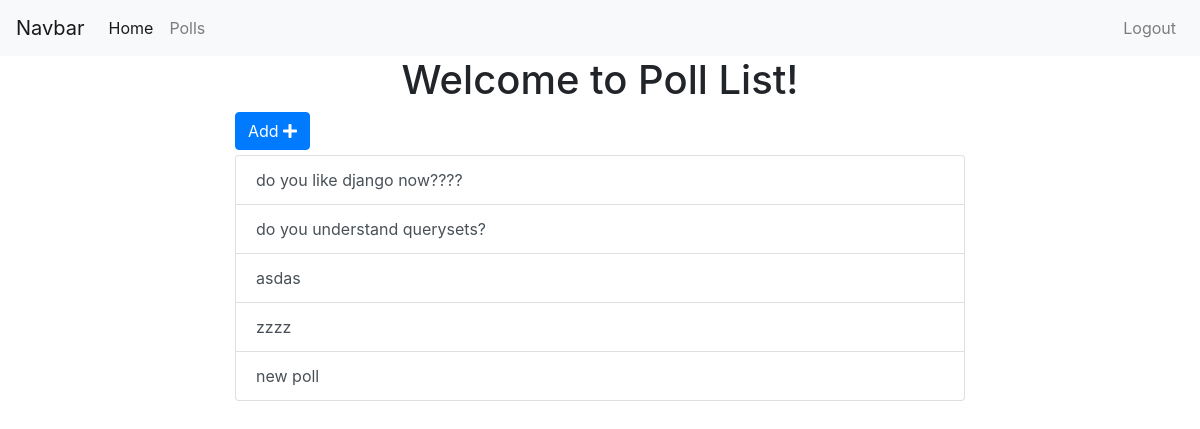
The page /polls/list/ (signed in) on the database as committed earlier.
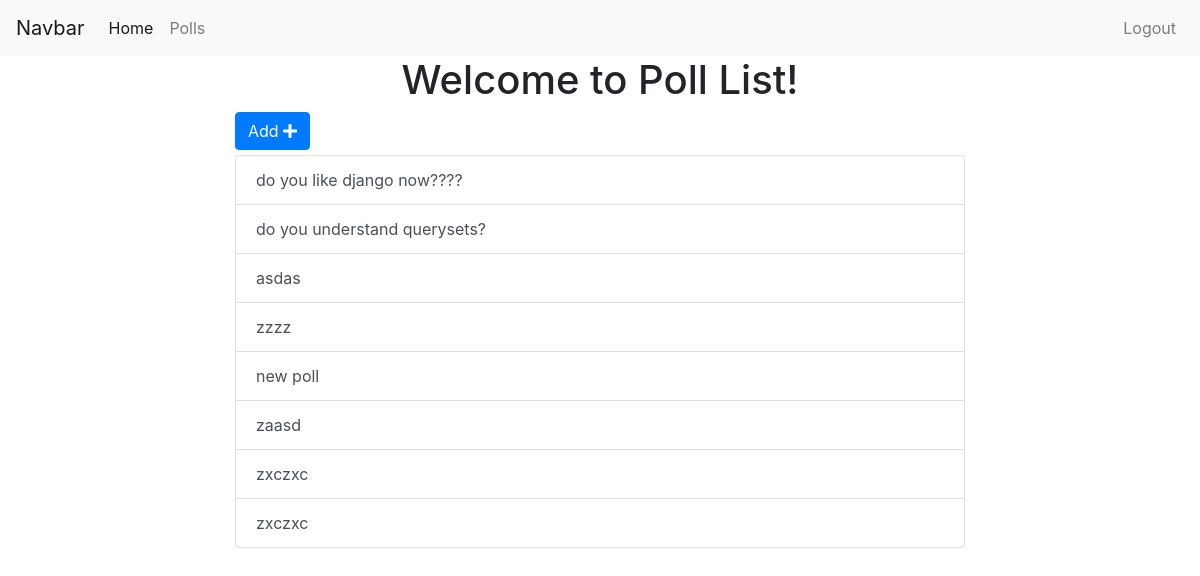
The same page on the database as committed later.
### polls/models.py (models this page shows)
class Poll(models.Model):
    text = models.CharField(max_length=255)
    pub_date = models.DateField()
    def __str__(self):
        return self.text

### polls/views.py (the view)
# urls.py: path('list/', views.polls_list, name="list"),
@login_required
def polls_list(request):
    polls = Poll.objects.all()
    context = {'polls': polls}
    return render(request, 'polls/polls_list.html', context)

### polls/templates/polls/polls_list.html (shortened to what this page needs)
{% extends 'base.html' %}
{% block content %}
<div class="container">
  <h1 class='text-center'>Welcome to Poll List!</h1>
  <div class="row">
    <div class="col-sm-8 offset-sm-2">
      <a href="{% url 'polls:add' %}" class="btn btn-primary" style="margin-bottom: 5px">Add <i class="fas fa-plus"></i> </a>
      <div class="list-group">
        {% for poll in polls %}
        <a
          href="{% url 'polls:detail' poll.id %}"
          class="list-group-item list-group-item-action">
          {{ poll }}
        </a>
        {% endfor %}
      </div>
    </div>
  </div>
</div>
{% endblock %}

Rows that differ between the two databases and show on the page:
added Poll: text "zaasd"
added Poll: text "zxczxc"
added Poll: text "zxczxc"
